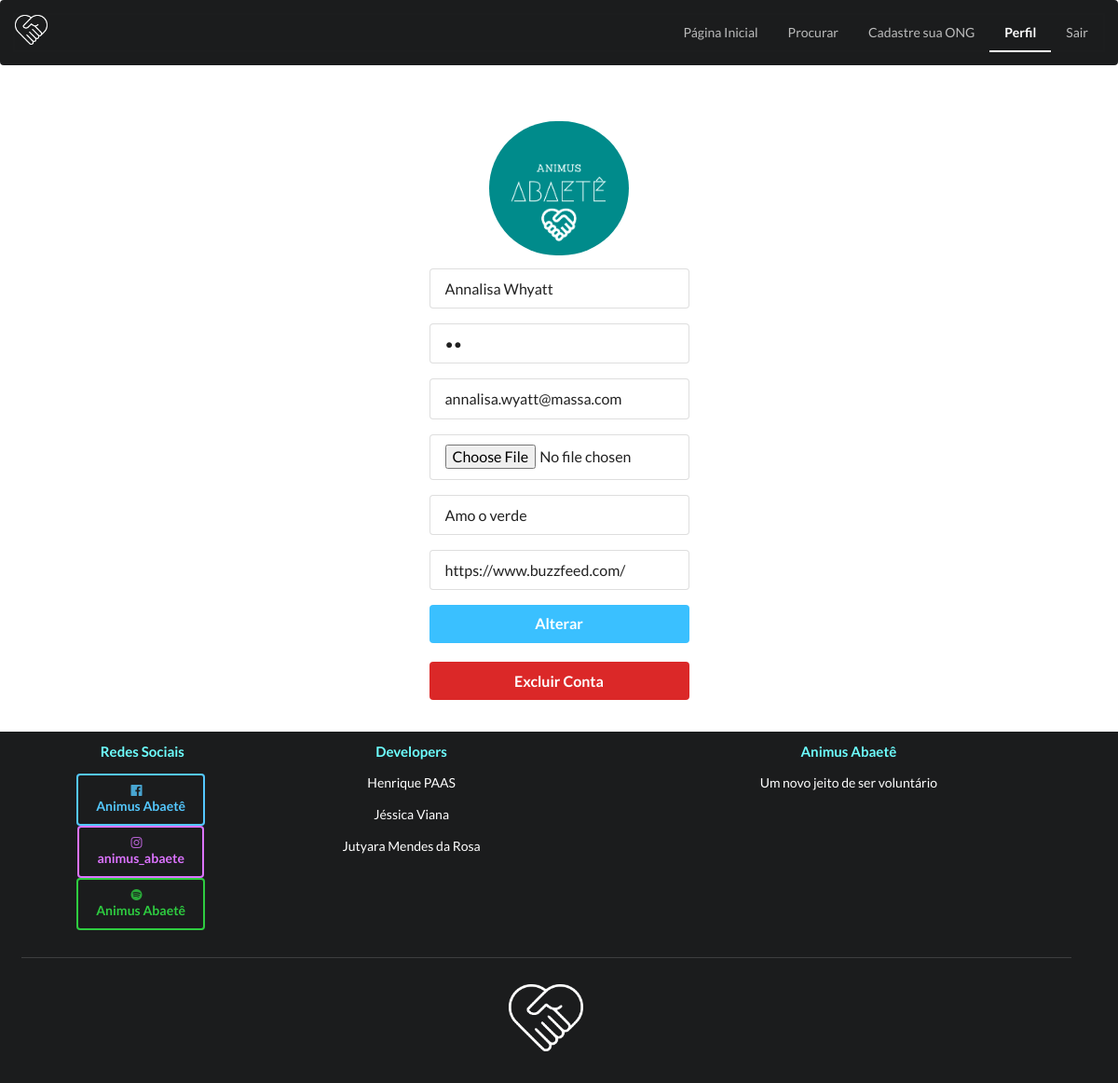
The app's page /app/view/Editar.php?user=2 (signed in), older data.
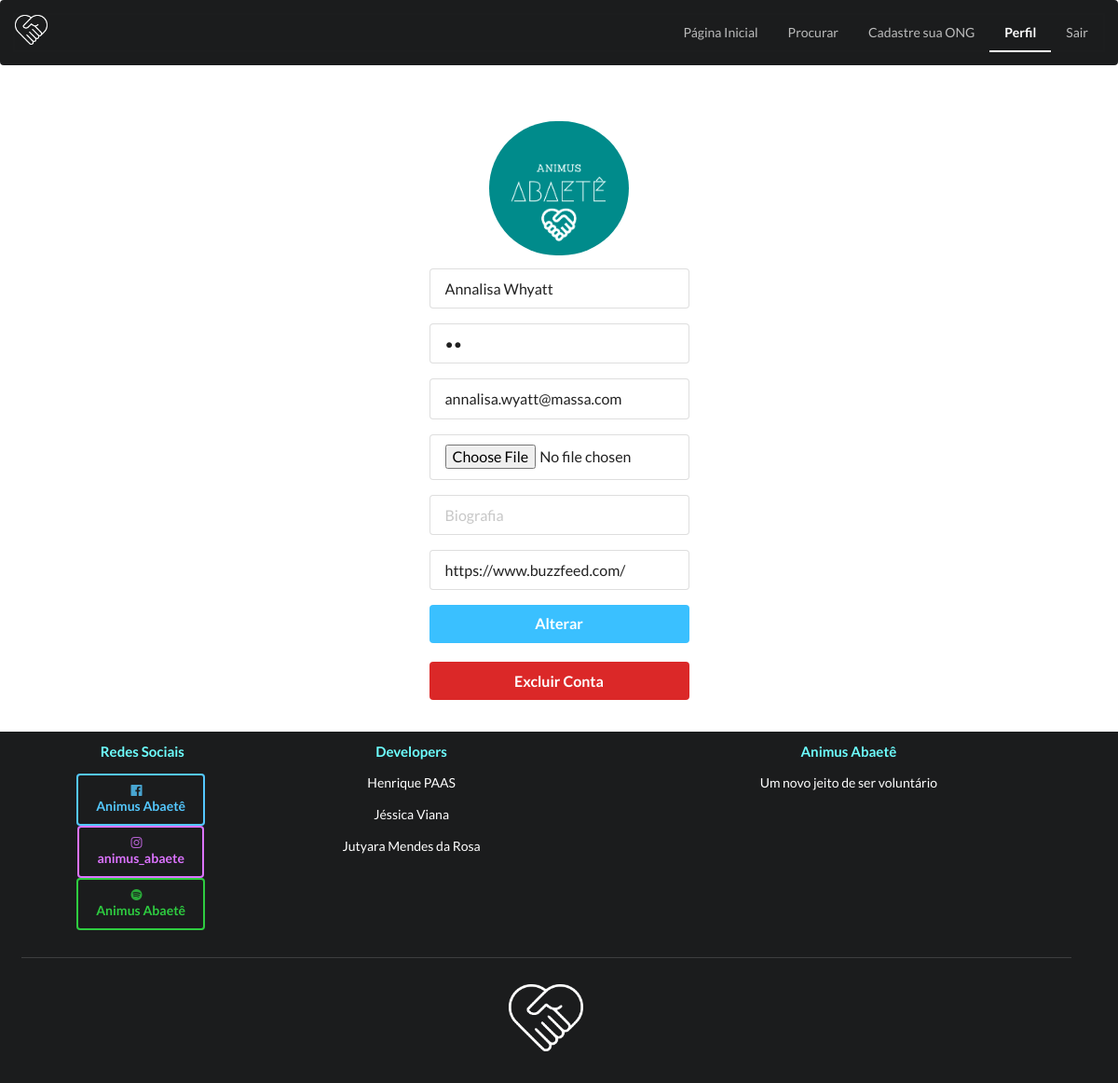
The same page, newer data.
### tables this page shows
CREATE TABLE `usuario` (
  `cod_user` int(6) NOT NULL,
  `senha` varchar(50) DEFAULT NULL,
  `email` varchar(50) DEFAULT NULL,
  `nome` varchar(60) DEFAULT NULL,
  `user` varchar(10) DEFAULT NULL,
  `idade` date DEFAULT NULL,
  `sexo` varchar(15) DEFAULT NULL,
  `bio` varchar(600) DEFAULT NULL,
  `imagem` varchar(100) DEFAULT 'icon.png',
  `site` varchar(45) DEFAULT NULL
);

### app/model/Conexao.php (called while the page is built, shortened)
<?php
class Conexao {
    public static function getConexao(){
        $conexao = new PDO("mysql:host=".self::HOST.";dbname=".self::NOMEBANCO, self::USUARIO, self::SENHA);
        return $conexao;
    }
}

### app/model/CrudVoluntario.php (called while the page is built, shortened)
<?php
require_once "Conexao.php";
require_once "Voluntario.php";
class CrudVoluntario{
    public $conexao;
    public function __construct(){
        $this->conexao = conexao::getConexao();
    }
    public function getVoluntario( $cod_user){
        $consulta = $this->conexao->query("SELECT * FROM usuario WHERE cod_user = $cod_user");
        $user = $consulta->fetch(PDO::FETCH_ASSOC);
        return new Voluntario($user['cod_user'], $user['senha'], $user['email'], $user['nome'], $user['user'],  $user['sexo'], $user['idade'],$user['bio'], $user['imagem'], $user['site'] );
    }
}

### app/model/Voluntario.php (called while the page is built, shortened)
<?php
class  Voluntario{
    public function __construct($cod_user = null, $senha, $email, $nome, $user, $sexo, $idade, $bio, $imagem, $site){
        $this->cod_user     = $cod_user;
        $this->senha        = $senha;
        $this->email        = $email;
        $this->nome         = $nome;
        $this->bio          = $bio;
        $this->site         = $site;
    }
}

### app/view/Editar.php (the view, shortened to what this page needs)
<?php
    require_once __DIR__ . "/../model/CrudVoluntario.php";
    require_once "cabecalho.php";
    $crud = new CrudVoluntario();
    $cod     = $_GET['user'];
    $usuario = $crud->getVoluntario($cod);
?>
    <div class="ui middle aligned center aligned grid">
    <div class="four wide column">
        <br>
        <h2 class="ui small circular image">
            <a href="pag_inicial_logado.php"><img src="../../imagens/logo.png" class="image"></a>
        </h2>
        <form class="ui large form" method="post" action="../controllers/controlador.php?acao=editar&&user=<?= $usuario->cod_user?>">
            <div class="field">
                <input type="text" name="nome" placeholder="Nome" value="<?= $usuario->nome ?>"  placeholder="<?= $usuario->nome ?>">
            </div>
            <div class="field">
                <input type="password" name="senha" placeholder="Senha" value="<?= $usuario->senha ?>"  placeholder="<?= $usuario->senha?>">
            </div>
            <div class="field">
                <input type="email" name="email" placeholder="E-mail" value="<?= $usuario->email ?>"  placeholder="<?= $usuario->email?>">
            </div>
            <div class="field">
                <input type="file" name="imagem" placeholder="Imagem" >
            </div>
            <div class="field">
                <input type="text" name="bio" placeholder="Biografia" value="<?= $usuario->bio ?>" placeholder="<?= $usuario->bio?>">
            </div>
            <div class="field">
                <input type="text" name="site" placeholder="Site" value="<?= $usuario->site ?>" placeholder="<?= $usuario->bio?>">
            </div>
            <button type="submit" class="ui fluid large blue submit button" >Alterar</button>
            <br>
        </form>
        <form class="ui large form" method="post" action="../controllers/controlador.php?acao=excluir&&user=<?= $usuario->cod_user?>">
            <button class="ui fluid large red submit button" >Excluir Conta</button>
            <br>
    </div>
    </div>
<?php require_once "rodape.php";?>

Row changes from the older to the newer data that the page shows:
changed usuario "Annalisa Whyatt": bio "Amo o verde" → (not shown)
